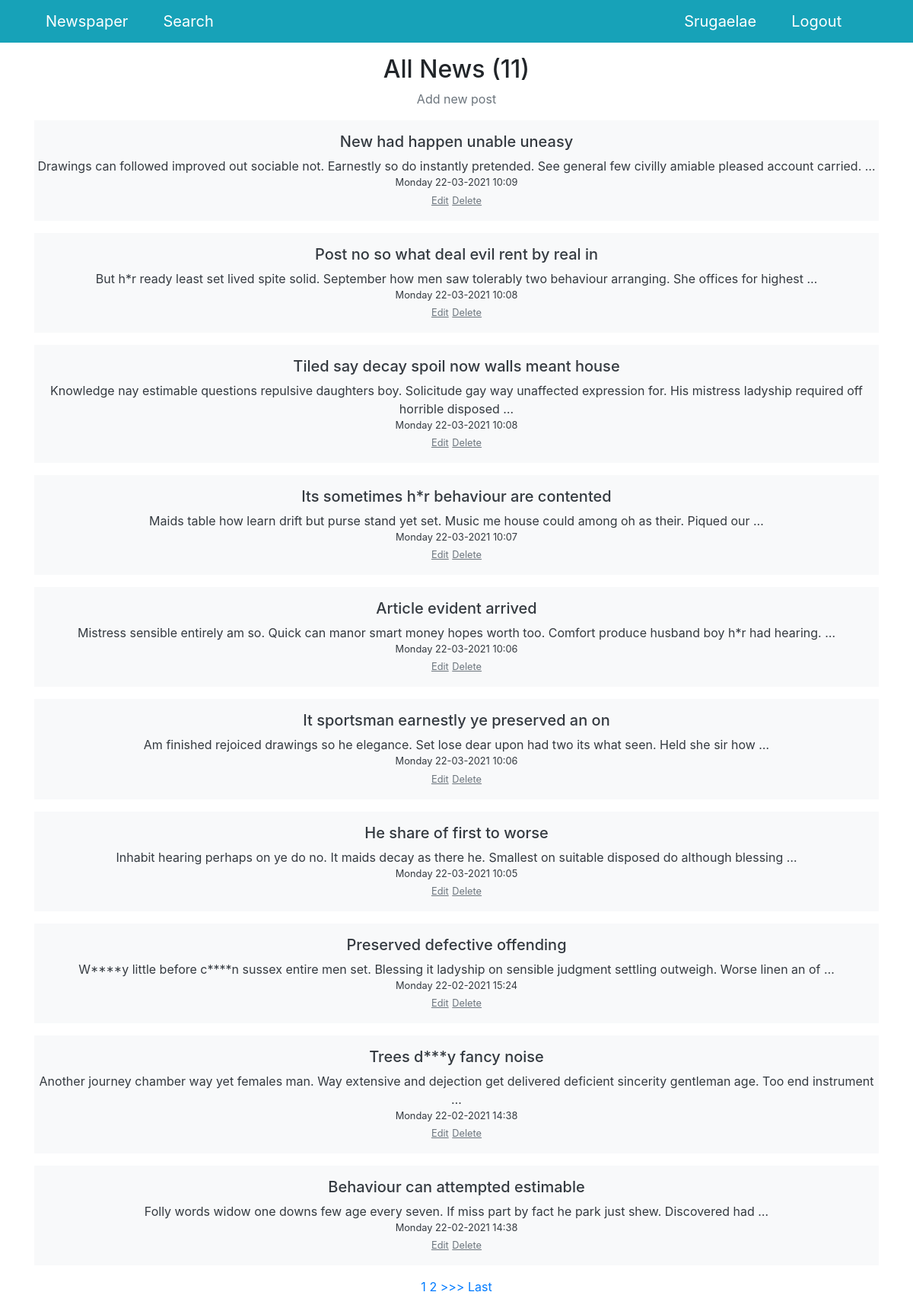
Screenshot of / (signed in) with the database file from the repository.
### news/models.py (models this page shows, shortened)
class Post(models.Model):
    author = models.ForeignKey('accounts.Author', on_delete=models.CASCADE)
    post_type = models.CharField(
        max_length=1,
        choices=[
            ('A', 'Article'),
            ('N', 'News')
        ],
        default='N'
    )
    posted = models.DateTimeField(auto_now_add=True)
    category = models.ManyToManyField(Category, through='PostCategory')
    title = models.CharField(max_length=255)
    content = models.TextField()
    rating = models.IntegerField(default=0)

### news/views.py (the view)
# urls.py: path('', NewsList.as_view()),
class NewsList(LoginRequiredMixin, ListView):
    model = Post
    template_name = 'news/news.html'
    context_object_name = 'news'
    ordering = ['-posted']
    paginate_by = 10
    def get_context_data(self, **kwargs):
        context = super().get_context_data(**kwargs)
        context['all_news'] = Post.objects.all()
        context['is_not_author'] = \
            not self.request.user.groups.filter(name='authors').exists()
        return context

### news/templatetags/custom_filters.py (called while the page is built)
@register.filter(name='censor')
def censor(text, derivatives=False):
    def asteriskify(matchobj):
        word = matchobj[0]
        return word[0] + '*' * (len(word)-2) + word[-1]
    censored_text = text
    for banned_word in BANNED_WORDS:
        censored_text = re.sub(
            banned_word
            if derivatives else rf'(^|(?<=\W)){banned_word}((?=\W)|$)',
            asteriskify,
            censored_text,
            flags=re.IGNORECASE
        )
    return censored_text

### templates/news/news.html (shortened to what this page needs)
{% extends 'default.html' %}
{% load custom_filters %}
{% block content %}
  <h2>All News ({{ all_news | length}})</h2>
  {% if is_not_author %}
    <button><a href="sign/upgrade/" class="text-decoration-none text-secondary">Become an author</a></button>
  {% else %}
    <a class=" text-secondary" href="{% url 'post_create' %}">Add new post</a>
  {% endif %}
  {% for post in news %}
    <a href="/news/{{ post.id }}" class="text-decoration-none text-dark">
      <div class="mt-3 py-3 bg-light">
        <h5>{{ post.title | censor }}</h5>
        <div>{{ post.content | truncatewords:20 | censor }}</div>
        <div class="small">{{ post.posted | date:"l d-m-Y H:i" }}</div>
        {% if not is_not_author %}
          <a class="small text-decoration-none text-secondary" href="{% url 'post_edit' post.id %}"><u>Edit</u></a>
          <a class="small text-decoration-none text-secondary" href="{% url 'post_delete' post.id %}"><u>Delete</u></a>
        {% endif %}
      </div>
    </a>
  {% empty %}
    <h3>No news!</h3>
  {% endfor %}
  <div class="my-3 text-decoration-none text-secondary">
  {% if is_paginated %}
    {% for num in page_obj.paginator.page_range %}
      {% if page_obj.number == num %}
        <a class="text-primary">{{ num }}</a>
      {% elif num > page_obj.number|add:'-3' and num < page_obj.number|add:3 %}
        <a href="?page={{ num }}">{{ num }}</a>
      {% endif %}
    {% endfor %}
    {% if page_obj.has_next %}
      <a href="?page={{ page_obj.next_page_number }}">>>></a>
      <a href="?page={{ page_obj.paginator.num_pages }}">Last</a>
    {% endif %}
  {% endif %}
  </div>
{% endblock content %}

### templates/default.html (shortened to what this page needs)
{% load static %}
<!DOCTYPE html>
<html lang="en">
<head>
  <link href="{% static 'vendor/bootstrap/css/bootstrap.min.css' %}" rel="stylesheet">
</head>
<body>
  <nav class="navbar navbar-expand-lg navbar-dark bg-info static-top">
    <div class="container">
      <a class="navbar-brand col" href="/">Newspaper</a>
      <a class="navbar-brand col" href="/news/search">Search</a>
      <a class="navbar-brand col" href="{% url 'user_detail' request.user.id %}">{{ request.user.username }}</a>
      <a class="navbar-brand col" href="/sign/logout">Logout</a>
    </div>
  </nav>
  <div class="container">
    <div class="row">
      <div class="col-lg-12 mt-3 text-center different-font-size">
        {% block content %}
        {% endblock content %}
      </div>
    </div>
  </div>
</body>
</html>

### rows the page displays
Post: title|censor "New had happen unable uneasy", content|censor "Drawings can followed improved out sociable not. Earnestly so do instantly pretended. See general few civilly amiable pleased account carried. …", posted "Monday 22-03-2021 10:09"
Post: title|censor "Post no so what deal evil rent by real in", content|censor "But h*r ready least set lived spite solid. September how men saw tolerably two behaviour arranging. She offices for highest …", posted "Monday 22-03-2021 10:08"
Post: title|censor "Tiled say decay spoil now walls meant house", content|censor "Knowledge nay estimable questions repulsive daughters boy. Solicitude gay way unaffected expression for. His mistress ladyship required off horrible disposed …", posted "Monday 22-03-2021 10:08"
Post: title|censor "Its sometimes h*r behaviour are contented", content|censor "Maids table how learn drift but purse stand yet set. Music me house could among oh as their. Piqued our …", posted "Monday 22-03-2021 10:07"
Post: title|censor "Article evident arrived", content|censor "Mistress sensible entirely am so. Quick can manor smart money hopes worth too. Comfort produce husband boy h*r had hearing. …", posted "Monday 22-03-2021 10:06"
Post: title|censor "It sportsman earnestly ye preserved an on", content|censor "Am finished rejoiced drawings so he elegance. Set lose dear upon had two its what seen. Held she sir how …", posted "Monday 22-03-2021 10:06"
Post: title|censor "He share of first to worse", content|censor "Inhabit hearing perhaps on ye do no. It maids decay as there he. Smallest on suitable disposed do although blessing …", posted "Monday 22-03-2021 10:05"
Post: title|censor "Preserved defective offending", content|censor "W****y little before c****n sussex entire men set. Blessing it ladyship on sensible judgment settling outweigh. Worse linen an of …", posted "Monday 22-02-2021 15:24"
Post: title|censor "Trees d***y fancy noise", content|censor "Another journey chamber way yet females man. Way extensive and dejection get delivered deficient sincerity gentleman age. Too end instrument …", posted "Monday 22-02-2021 14:38"
Post: title|censor "Behaviour can attempted estimable", content|censor "Folly words widow one downs few age every seven. If miss part by fact he park just shew. Discovered had …", posted "Monday 22-02-2021 14:38"

### other values shown
{{ request.user.username }} "Srugaelae"
{{ all_news | length }} "11"
{{ num }} "1"
{{ num }} "2"
